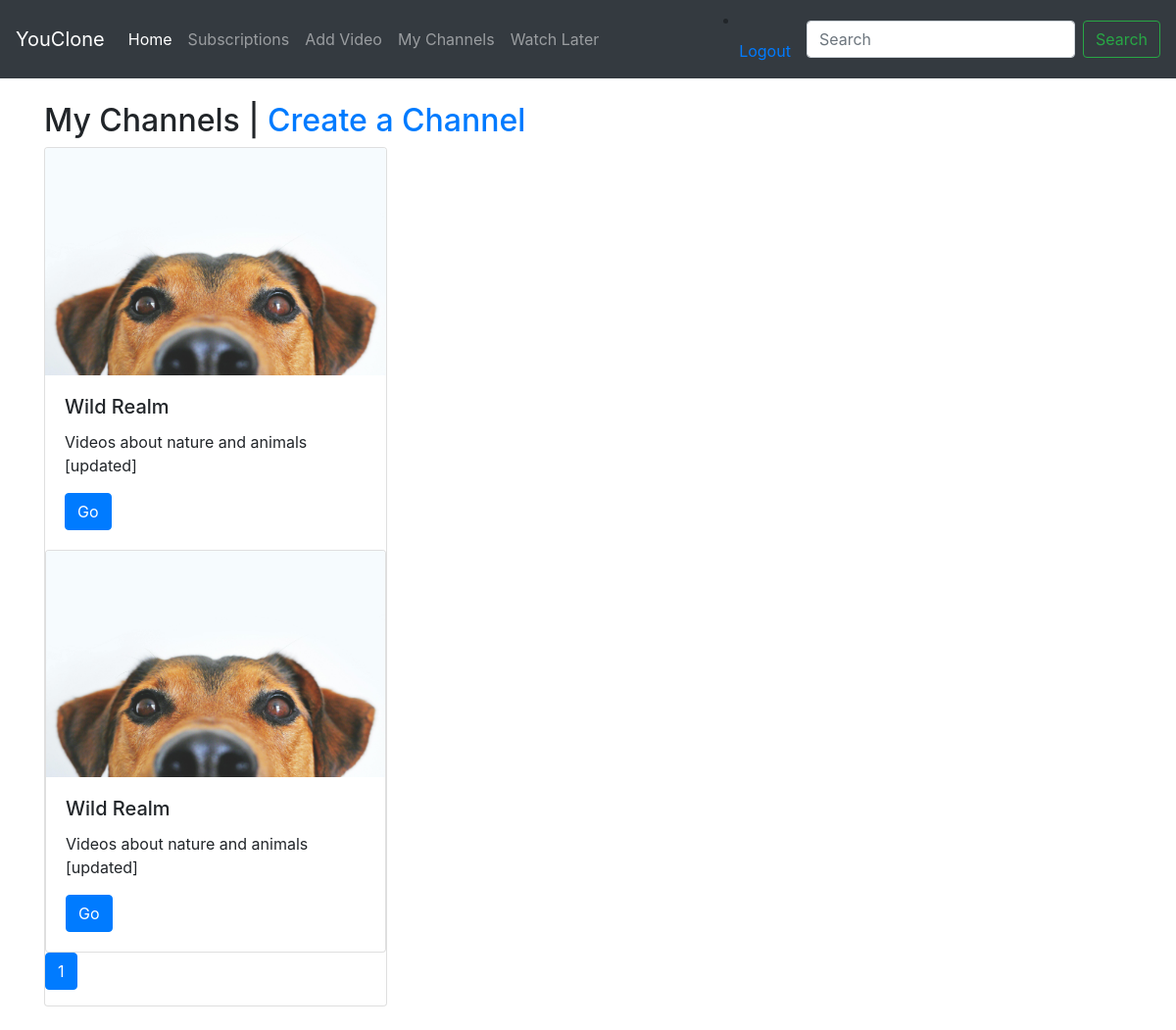
/channel/ (signed in), run on the app's committed database.
### channel/models.py (models this page shows, shortened)
class Channel(models.Model):
    DEFAULT_AVATAR = 'avatars/default_avatar.jpg'
    name = models.CharField(max_length=30)
    user = models.ForeignKey(User, null=True, on_delete=models.CASCADE)
    description = models.TextField(max_length=5000, blank=True)
    subscribers = models.ManyToManyField(User, related_name='channel_subscribers', blank=True)
    creation_date = models.DateTimeField(auto_now_add=True)
    avatar = models.ImageField(default=DEFAULT_AVATAR, upload_to='avatars/', blank=True, null=True)
    def get_absolute_url(self):
        return reverse('channel:channel-detail', kwargs={'pk': self.pk})

### channel/views.py (the view)
# urls.py: path('channel/', views.my_channels, name='my-channels'),
@login_required
def my_channels(request):
    channel_list = Channel.objects.filter(user=request.user).order_by('-subscribers')
    paginator = Paginator(channel_list, 20)
    page_number = request.GET.get('page')
    page_obj = paginator.get_page(page_number)
    context = {
        'page_obj': page_obj
    }
    return render(request, 'channel/my_channels.html', context)

### channel/templates/channel/my_channels.html (shortened to what this page needs)
{% extends 'video/base.html' %}
{% block content %}
    <section class="container mt-4">
        <h2>My Channels | <a href="{% url 'channel:channel-create' %}">Create a Channel</a></h2>
        <div class="row">
            <div class="col-md-4 mb-4">
                {% for channel in page_obj %}
                    <div class="card">
                    <img src="{{ channel.avatar.url }}" class="card-img-top" alt="Video Thumbnail">
                    <div class="card-body">
                        <h5 class="card-title">{{ channel.name }}</h5>
                        <p class="card-text">{{ channel.description }}</p>
                        <a href="{{ channel.get_absolute_url }}" class="btn btn-primary">Go</a>
                    </div>
                {% endfor %}
                </div>
                <nav aria-label="Page navigation example">
                    <ul class="pagination">
                        <li class="page-item active">
                            <a class="page-link" href="#">{{ page_obj.number }}<span class="sr-only">(current)</span></a>
                        </li>
                    </ul>
                </nav>
            </div>
        </div>
    </section>
{% endblock %}

### data on the page
Channel: avatar (placeholder picture), name "Wild Realm", description "Videos about nature and animals [updated]"

### other printed values
{{ page_obj.number }} "1"
